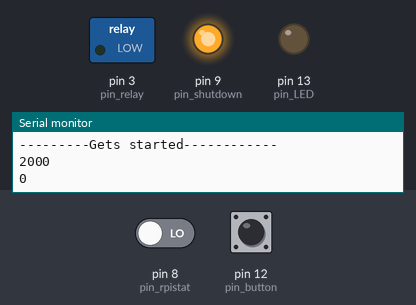
A sketch run on a simulated Arduino Uno, built with avr-gcc and run on an emulated ATmega328P. Parts: switched loads named in the sketch (green lamp = pin HIGH), output pins drawn as LEDs (lit = HIGH), the last lines printed to the serial monitor. Dashed ring = blinking. The inputs (shaded band) are chosen by the test bench; at power-on: pin 12 (pin_button) HIGH, pin 8 (pin_rpistat) LOW.

Above: at 2.2 s.
2.3 s: pin 12 (pin_button) pulled LOW for 0.15 s
At 3.7 s:
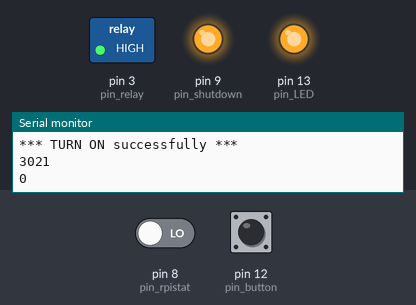
4.0 s: pin 12 (pin_button) pulled LOW for 1 s
At 6.1 s:
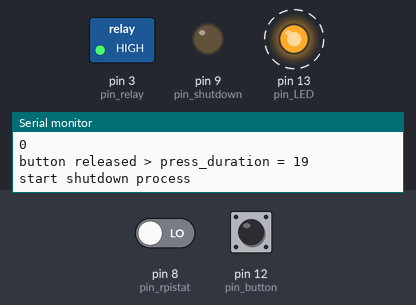
7.7 s: pin 8 (pin_rpistat) driven HIGH
At 8.55 s:
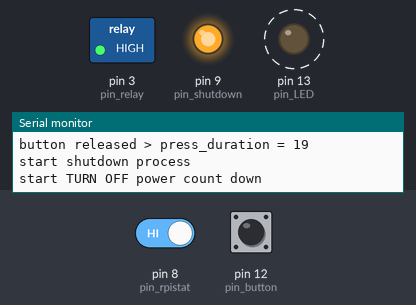
Timing chart, 0 to 17.7 s (numbered marks = the images above; inputs shaded):
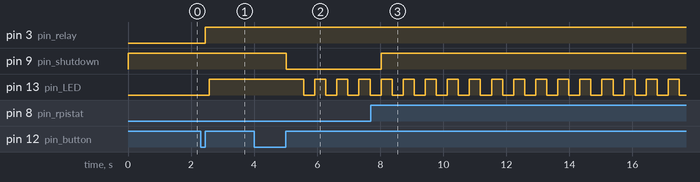

Measured:
- after the input at 2.3 s, pin 3 (pin_relay): LOW → HIGH after 0.15 s; pin 13 (pin_LED): LOW → HIGH after 0.27 s
- after the input at 4.0 s, pin 9 (pin_shutdown): HIGH → LOW after 1.0 s; pin 13 (pin_LED): alternates HIGH for 0.35 s and LOW for 0.35 s, starting after 1.6 s
- after the input at 7.7 s, pin 9 (pin_shutdown): LOW → HIGH after 0.33 s

The sketch:

control_power.ino
```cpp
#include <Wire.h>

int pin_LED      = 13;
int pin_button   = 12;
int pin_shutdown = 9;
int pin_rpistat  = 8;
int pin_relay    = 3;
int i2c_slave_addr = 0x10;

void setup() {
  //I2C
  Wire.begin(i2c_slave_addr);
  Wire.onReceive(callback_i2c_receive);
  Wire.onRequest(callback_i2c_request);

  //GPIO
  pinMode(pin_LED,OUTPUT);
  pinMode(pin_button,INPUT);
  pinMode(pin_shutdown,OUTPUT);
  pinMode(pin_rpistat,INPUT);
  pinMode(pin_relay,OUTPUT);

  digitalWrite(pin_LED,LOW);
  digitalWrite(pin_shutdown,HIGH);
  digitalWrite(pin_relay,LOW);

  Serial.begin(9600);

  delay(1000);
  Serial.println("---------Gets started------------");
}

const int RPI_STAT_SHUTDOWN = 0;
const int RPI_STAT_BOOT     = 1;
const int RPI_STAT_RUNNING  = 2;
const int RPI_STAT_WAIT_SHUTDOWN  = 3;
const int RPI_STAT_UNKNOWN  = 4;
int raspi_stat = RPI_STAT_SHUTDOWN;

void turn_on(){
  digitalWrite(pin_relay,HIGH);
  digitalWrite(pin_shutdown,HIGH);
}

void turn_off(){
  digitalWrite(pin_relay,LOW);
  digitalWrite(pin_shutdown,HIGH);
}

int blink_stat = 0;
void control_LED(int count){
  switch(raspi_stat){
    case RPI_STAT_SHUTDOWN:
      digitalWrite(pin_LED,LOW);
      break;
    case RPI_STAT_BOOT:
      if(count%10==0){
        if(blink_stat==0){
          digitalWrite(pin_LED,LOW);
          blink_stat=1;
        }else{
          digitalWrite(pin_LED,HIGH);
          blink_stat=0;
        }
      }
      break;
    case RPI_STAT_RUNNING:
      digitalWrite(pin_LED,HIGH);
      break;
    case RPI_STAT_WAIT_SHUTDOWN:
      if(count%7==0){
        if(blink_stat==0){
          digitalWrite(pin_LED,LOW);
          blink_stat=1;
        }else{
          digitalWrite(pin_LED,HIGH);
          blink_stat=0;
        }
      }
      break;
    case RPI_STAT_UNKNOWN:
      if(count%5==0 && blink_stat==0){
        digitalWrite(pin_LED,LOW);
        blink_stat=1;
      }else{
        digitalWrite(pin_LED,HIGH);
        blink_stat=0;
      }
      break;
  }
}

void button_event(int press_duration){
   switch(raspi_stat){
    case RPI_STAT_SHUTDOWN:
      //Power on
      Serial.println("start turn on process");
      turn_on();
      Serial.println("*** TURN ON power ***");
      raspi_stat = RPI_STAT_BOOT;
      clear_timer();
      break;
    case RPI_STAT_BOOT:
      Serial.println("ignore");
      //button is ignored when it's booting
      break;
    case RPI_STAT_RUNNING:
      //shutdown will start when it's running
      Serial.println("start shutdown process");
      digitalWrite(pin_shutdown,LOW);
      raspi_stat = RPI_STAT_WAIT_SHUTDOWN;
      break;
    case RPI_STAT_WAIT_SHUTDOWN:
      //button is ignored when it's shutting down
      Serial.println("ignore");
      break;
    case RPI_STAT_UNKNOWN:
      //power can be off by long press when status is UNKNOWN
      if(press_duration > 20*3){ //3sec (50*20*3 msec)
        Serial.println("*** Emergency turn off ***");
        turn_off();
        digitalWrite(pin_shutdown,HIGH);
        raspi_stat = RPI_STAT_SHUTDOWN;
      }else{
        Serial.println("RPI_STAT_UNKNOWN:ignore");
      }
      break;
   }
}

void normal_task(int loop_count){
  //LED
  control_LED(loop_count);

  static int timeout_counter1=0;
  static int timeout_counter2=0;

  switch(raspi_stat){
    case RPI_STAT_SHUTDOWN:
      //check timer
      if(loop_count % 20 == 0){ check_timer(); }
      timeout_counter1=0;
      timeout_counter2=0;
      break;
    case RPI_STAT_BOOT:
      //Check RasPi's GPIO
      //GPIO is LOW: "shutdown_checker.py" gets started
      timeout_counter1++;
      if(timeout_counter1 > 20*60*2 ){//50*20 * 60 * 2 (2min)
        Serial.println("*** BOOT error ***");
        timeout_counter1=0;
        raspi_stat = RPI_STAT_UNKNOWN;
      }
      if(loop_count % 10 == 0){
        //Raspberry Pi status check
        int stat = digitalRead(pin_rpistat);
        //Serial.println(stat);
        if(stat == 0){
          Serial.println("*** TURN ON successfully ***");
          raspi_stat = RPI_STAT_RUNNING;
        }
      }
      break;
    case RPI_STAT_RUNNING:
      if(loop_count % 20 == 0){ check_expired_timer(); }
      break;
    case RPI_STAT_WAIT_SHUTDOWN:
      static int shtdwn_delay_count=0;
      if(shtdwn_delay_count>0){
        shtdwn_delay_count++;
      }else{
        timeout_counter2++;
        if(timeout_counter2 > 20*60*2 ){//50*20 * 60 * 2 (2min)
          Serial.println("*** Shutdown error ***");
          timeout_counter2=0;
          raspi_stat = RPI_STAT_UNKNOWN;
        }
      }
      if(loop_count % 10 == 0){
        if(shtdwn_delay_count==0){
          //Raspberry Pi status check
          int stat = digitalRead(pin_rpistat);
          //Serial.println(stat);
          if(stat == 1){
            shtdwn_delay_count=1; // start couting up until power off
            Serial.println("start TURN OFF power count down");
            digitalWrite(pin_shutdown,HIGH);
          }
        }else{
          if(shtdwn_delay_count>20*20){ //50*20 * 20 msec (20sec)
            raspi_stat = RPI_STAT_SHUTDOWN;
            Serial.println("*** TURN OFF power successfully ***");
            turn_off();
            shtdwn_delay_count=0;
          }
        }
      }
      break;
    case RPI_STAT_UNKNOWN:
      //do nothing
      break;
   }
}


const int  CMD_SET_WAKUP_TIMER01A    = 0x11;
const int  CMD_SET_WAKUP_TIMER01B    = 0x12;
const int  CMD_SET_WAKUP_TIMER02A    = 0x21;
const int  CMD_SET_WAKUP_TIMER02B    = 0x22;
const int  CMD_CLEAR_TIMER          = 0x40;
const int  CMD_SHUTDOWN_NOW         = 0xFF;

unsigned long raspy_timer[] = {0,0};

void clear_timer(){
      raspy_timer[0]=0;
      raspy_timer[1]=0;
}

void wakeup_by_timer(){
      Serial.println("start turn on process by timer");
      turn_on();
      Serial.println("*** TURN ON power ***");
      raspi_stat = RPI_STAT_BOOT;
      clear_timer();
}

void check_timer(){
  unsigned long now = millis();
  Serial.println(now);
  Serial.println(raspy_timer[0]);
  if(raspy_timer[0] > 0 && now > raspy_timer[0]){
      Serial.println("Timer1 ignition");
      wakeup_by_timer();
  }
  if(raspy_timer[1] > 0 && now > raspy_timer[1]){
      Serial.println("Timer2 ignition");
      wakeup_by_timer();
  }
}

void check_expired_timer(){
  unsigned long now = millis();
  Serial.println(now);
  Serial.println(raspy_timer[0]);
  if(raspy_timer[0] > 0 && now > raspy_timer[0]){
      Serial.println("Timer1 expired");
      raspy_timer[0]=0;
  }
  if(raspy_timer[1] > 0 && now > raspy_timer[1]){
      Serial.println("Timer2 expired");
      raspy_timer[1]=0;
  }
}

unsigned long timer_data_com1 = 0;
unsigned long timer_data_com2 = 0;

void callback_i2c_receive(int length){
  unsigned long now = millis();
  int cmd = Wire.read();
  int data_len = Wire.read();
  Serial.print("cmd = ");
  Serial.println(cmd);
  Serial.print("data_len = ");
  Serial.println(data_len);

  if(cmd==CMD_SET_WAKUP_TIMER01A){
    timer_data_com1=0;
    int count=3;
    while (0 < Wire.available()) {
      int d = Wire.read();
      Serial.print(d);
      if(count>=2){
        if(d>0 && count==3){
          timer_data_com1 += (unsigned long)(d * 0x1000000);
        }
        if(d>0 && count==2){
          timer_data_com1 += (unsigned long)(d * 0x10000);
        }
        count -= 1;
      }
    }
  }
  if(cmd==CMD_SET_WAKUP_TIMER01B){
    int count=1;
    while (0 < Wire.available()) {
      int d = Wire.read();
      Serial.print(d);
      if(count>=0){
        if(d>0){
          timer_data_com1 += (unsigned long)(d << (8*count));
        }
        count -= 1;
      }
    }
  }
  if(cmd==CMD_SET_WAKUP_TIMER01A || cmd==CMD_SET_WAKUP_TIMER01B){
    Serial.print("\ntimer_data_com1=");
    Serial.println(timer_data_com1);
  }
  if(cmd!=CMD_SET_WAKUP_TIMER01A && cmd!=CMD_SET_WAKUP_TIMER01B){
    while (0 < Wire.available()) {
      int d = Wire.read();
    }
  }


  Serial.print("now=");
  Serial.println(now);
  switch(cmd){
    case CMD_SET_WAKUP_TIMER01B:
      Serial.println("CMD_SET_WAKUP_TIMER01");
      raspy_timer[0]=timer_data_com1*1000 + now;
      Serial.print("raspy_timer[0]=");
      Serial.println(raspy_timer[0]);
      break;
    case CMD_SET_WAKUP_TIMER02B:
      Serial.println("CMD_SET_WAKUP_TIMER02");
      raspy_timer[1]=timer_data_com2*1000 + now;
      break;
    case CMD_CLEAR_TIMER:
      Serial.println("CMD_CLEAR_TIMER");
      clear_timer();
      break;
    case CMD_SHUTDOWN_NOW:
      Serial.println("CMD_SHUTDOWN_NOW");
      if(raspi_stat == RPI_STAT_RUNNING){
        Serial.println("shutdown request from Raspi");
        digitalWrite(pin_shutdown,LOW);
        raspi_stat = RPI_STAT_WAIT_SHUTDOWN;
      }
      break;
  }

}

void callback_i2c_request(){
  Serial.println("callback_i2c_request");
}

//************************************************************
void loop() {
  static int press_duration=0;
  static int loop_count = 0;
  static int button_stat = 1; // 0:pressed 1:not pressed

  delay(50);
  loop_count++;
  if(loop_count>=30000){
    loop_count = 0;
  }

  //button
  int button_press = 0;
  int new_button_stat = digitalRead(pin_button);
  if(button_stat==0 && new_button_stat==0){
    press_duration++;
  }
  if(new_button_stat != button_stat){
    //Serial.println(new_button_stat);
  }
  if(new_button_stat != button_stat && button_stat == 0){
    Serial.print("button released > press_duration = ");
    Serial.println(press_duration);
    button_press = 1;
  }
  button_stat = new_button_stat;

  //button event
  if(button_press==1){
    button_event(press_duration);
  }

  if(new_button_stat==1){
    press_duration=0;
  }

  //normal task
  normal_task(loop_count);

}
```
